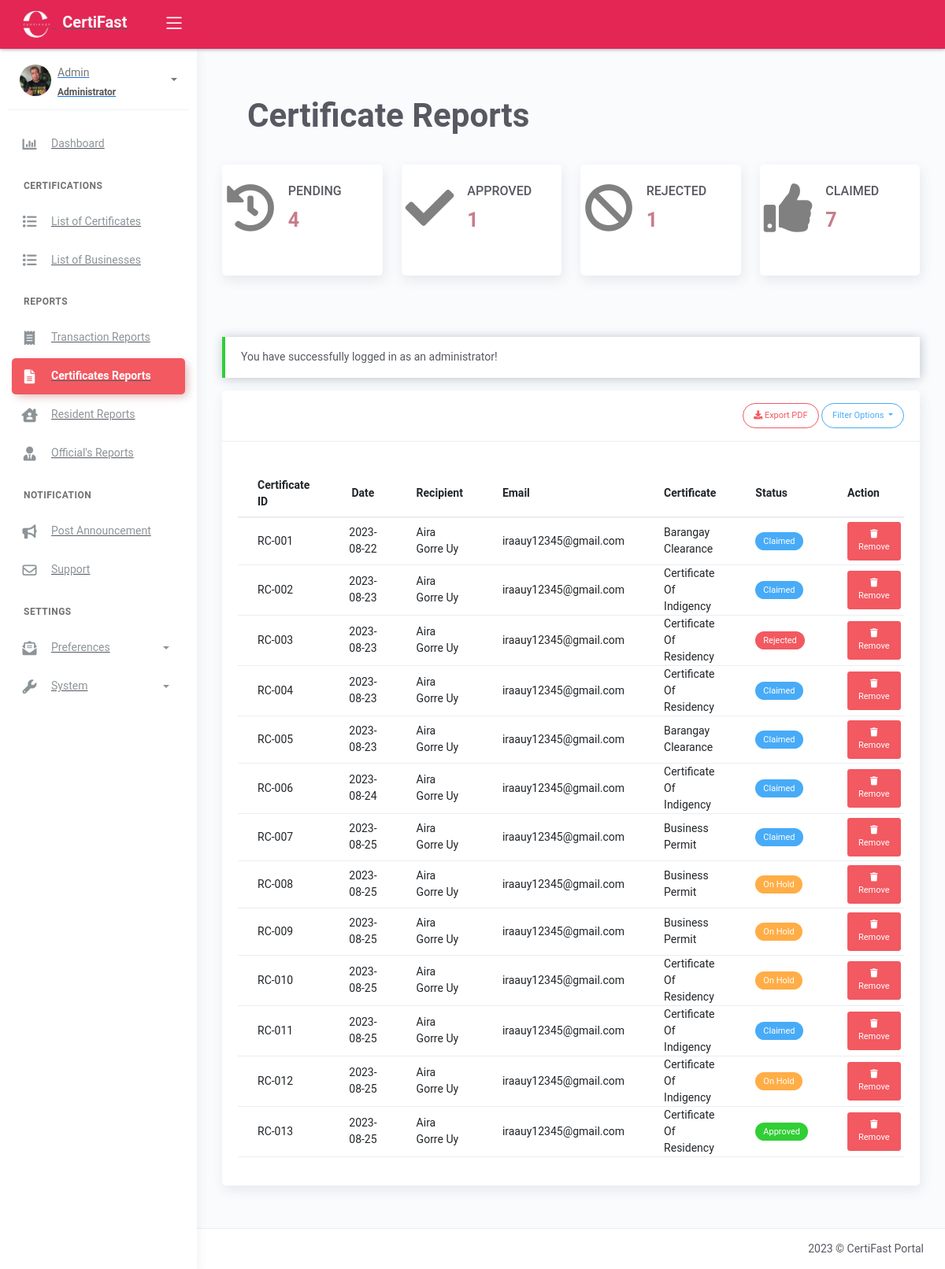
The page /certificates_reports.php (signed in) on the database as committed earlier.
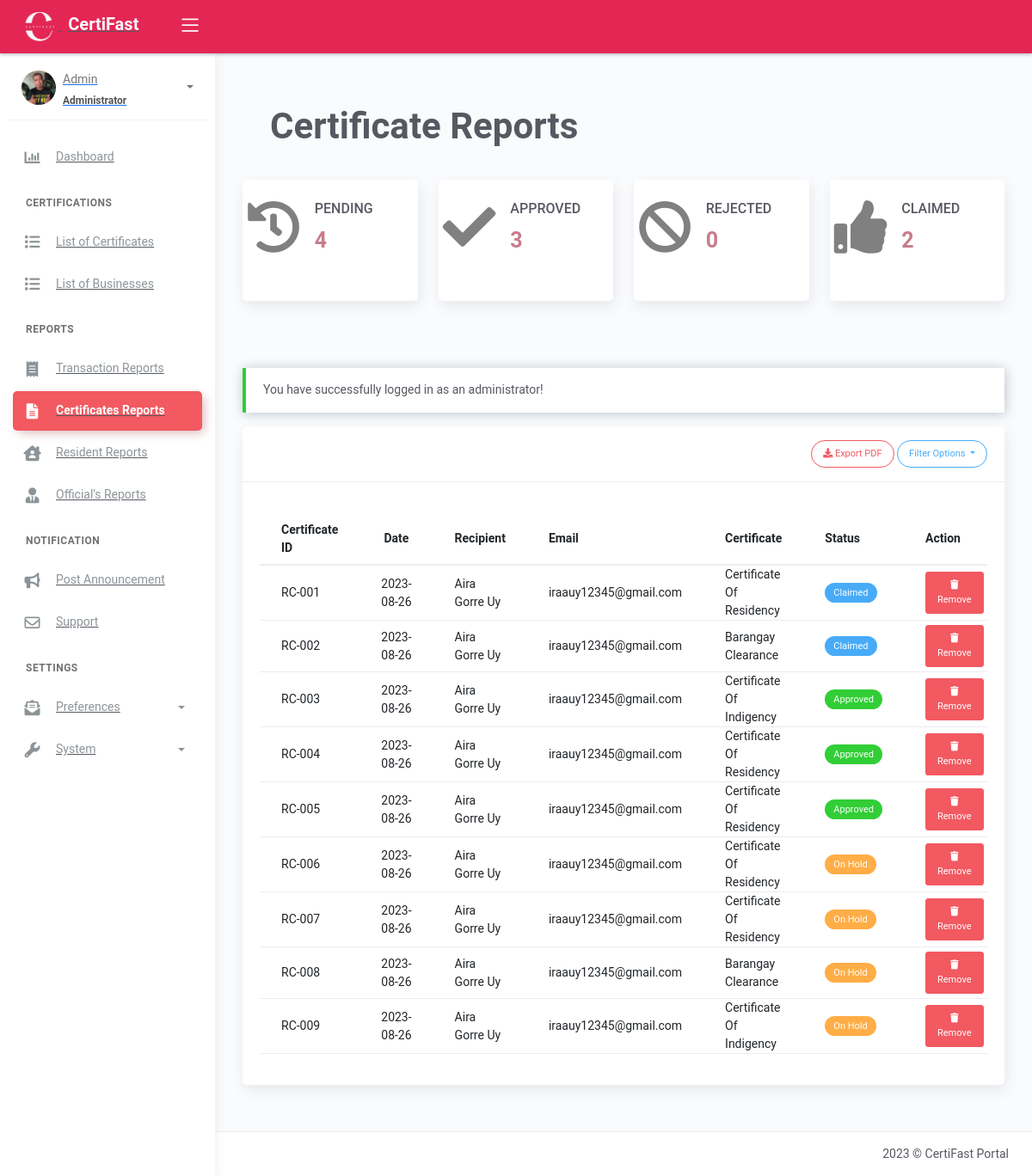
The same page on the database as committed later.
### tables this page shows
CREATE TABLE `tblresident_requested` (
  `cert_id` int(10) NOT NULL AUTO_INCREMENT,
  `req_cert_id` varchar(50) DEFAULT NULL,
  `resident_name` varchar(100) NOT NULL,
  `certificate_name` varchar(50) NOT NULL,
  `purok` varchar(50) NOT NULL,
  `email` varchar(50) NOT NULL,
  `date_applied` date NOT NULL DEFAULT current_timestamp(),
  `requirement` varchar(255) NOT NULL,
  `status` varchar(50) NOT NULL,
  `requested_datetime` datetime NOT NULL DEFAULT current_timestamp(),
  PRIMARY KEY (`cert_id`)
);

### certificates_reports.php (the view, shortened to what the rows shown need)
<?php include 'server/server.php' ?>
<?php
    $sql = "SELECT * FROM tblresident_requested WHERE status IN('on hold','claimed','approved','rejected')";
    $result = $conn->query($sql);
    $resident = array();
    while ($row = $result->fetch_assoc()) {
    $status = $row['status'];
    $statusBadge = '';
    if ($status == 'on hold') {
        $statusBadge = '<span class="badge badge-warning">On Hold</span>';
    } elseif ($status == 'approved') {
        $statusBadge = '<span class="badge badge-success">Approved</span>';
    } elseif ($status == 'rejected') {
        $statusBadge = '<span class="badge badge-danger">Rejected</span>';
    } elseif ($status == 'claimed') {
        $statusBadge = '<span class="badge badge-info">Claimed</span>';
    }
    $row['residency_badge'] = $statusBadge;
    if ($status == 'on hold') {
        $resident[] = $row;
    } elseif ($status == 'approved') {
        $resident[] = $row;
    } elseif ($status == 'rejected') {
        $resident[] = $row;
    } elseif ($status == 'claimed') {
        $resident[] = $row;
    }
}
?>
<!DOCTYPE html>
<html lang="en">
<head>
	<?php include 'templates/header.php' ?>
</head>
<body>
	<div class="wrapper">
		<div class="main-panel">
			<div class="content">
					<div class="page-inner mt-2">
                        <div class="panel-header">
                                <div class="page-inner">
                                    <div class="d-flex align-items-left align-items-md-center flex-column flex-md-row">
                                        <div>
                                            <h1 class="text-center fw-bold" style="font-size: 300%;">Certificate Reports</h1>
                                        </div>
                                    </div>
                                </div>
                            </div>
                        <div class="row">
                            <div class="col-md-3">
                                <div class="card card-stats card card-round">
                                    <div class="card-body">
                                        <div class="row">
                                            <div class="col-2 col-stats">
                                                <div class="numbers mt-2">
                                                    <h2 class="text-uppercase" style="font-size: 16px;">Pending</h2>
                                                </div>
                                            </div>
                                        </div>
                                    </div>
                                </div>
                            </div>
                            <div class="col-md-3">
                                <div class="card card-stats card card-round" >
                                    <div class="card-body">
                                        <div class="row">
                                            <div class="col-2 col-stats">
                                                <div class="numbers mt-2">
                                                    <h2 class="text-uppercase" style="font-size: 16px;">Approved</h2>
                                                </div>
                                            </div>
                                        </div>
                                    </div>
                                </div>
                            </div>
                            <div class="col-md-3">
                                <div class="card card-stats card card-round">
                                    <div class="card-body">
                                        <div class="row">
                                            <div class="col-2 col-stats">
                                                <div class="numbers mt-2">
                                                    <h2 class="text-uppercase" style="font-size: 16px;">Claimed</h2>
                                                </div>
                                            </div>
                                        </div>
                                    </div>
                                </div>
                            </div>
					    </div>
					</div>
                    <div class="page-inner">
                        <div class="row mt-2">
                            <div class="col-md-12">
                                <div class="card">
                                    <div class="card-body">
                                        <div class="table-responsive mt-3">
                                            <table id="residenttable" class="table">
                                                <thead>
                                                    <tr>
                                                        <th scope="col">Certificate ID</th>
                                                        <th class="text-center" scope="col">Date</th>
                                                        <th scope="col">Recipient</th>
                                                        <th scope="col">Email</th>
                                                        <th scope="col">Certificate</th>
                                                        <th scope="col">Status</th>
                                                        <?php if(isset($_SESSION['role']) && ($_SESSION['role'] == 'administrator')):?>
                                                        <th scope="col">Action</th>
                                                        <?php endif ?>
                                                    </tr>
                                                </thead>
                                                <tbody>
                                                    <?php if(!empty($resident)): ?>
                                                        <?php $no=1; foreach($resident as $row): ?>
                                                        <tr>
                                                            <td><?= $row['req_cert_id'] ?></td>
                                                            <td class="text-center"><?= $row['date_applied'] ?></td>
                                                            <td><?= $row['resident_name'] ?></td>
                                                            <td><?= $row['email'] ?></td>
                                                            <td><?= ucwords($row['certificate_name']) ?></td>
                                                            <td><?= $row['residency_badge'] ?></td>
                                                            <?php if(isset($_SESSION['role']) && ($_SESSION['role'] == 'administrator')):?>
                                                            <td class="text-center">
                                                                <div class="input-group">
                                                                    <button type="button" class="btn btn-danger btn-sm" data-toggle="modal" data-target="#confirmDeleteModal<?= $row['cert_id'] ?>" data-original-title="Remove">
                                                                        <i class="fa-solid fa-trash"></i>   Remove
                                                                    </button>
                                                                </div>
                                                            </td>
                                                        <?php endif ?>
                                                        </tr>
                                                        <?php $no++; endforeach ?>
                                                    <?php endif ?>
                                                </tbody>
                                            </table>
                                        </div>
                                    </div>
                                </div>
                            </div>
                        </div>
                    </div>
				</div>
	        </div>
	    </div>
</body>
</html>

Rows that differ between the two databases and show on the page:
removed tblresident_requested: req_cert "RC-010", date_applied "2023-08-25", resident_name "Aira Gorre Uy", email "iraauy12345@gmail.com", certificate_name "Certificate Of Residency", status "On Hold"
removed tblresident_requested: req_cert "RC-011", date_applied "2023-08-25", resident_name "Aira Gorre Uy", email "iraauy12345@gmail.com", certificate_name "Certificate Of Indigency", status "Claimed"
removed tblresident_requested: req_cert "RC-012", date_applied "2023-08-25", resident_name "Aira Gorre Uy", email "iraauy12345@gmail.com", certificate_name "Certificate Of Indigency", status "On Hold"
removed tblresident_requested: req_cert "RC-013", date_applied "2023-08-25", resident_name "Aira Gorre Uy", email "iraauy12345@gmail.com", certificate_name "Certificate Of Residency", status "Approved"
changed tblresident_requested "RC-001": date_applied "2023-08-22" → "2023-08-26"; certificate_name "Barangay Clearance" → "Certificate Of Residency"
changed tblresident_requested "RC-002": date_applied "2023-08-23" → "2023-08-26"; certificate_name "Certificate Of Indigency" → "Barangay Clearance"
changed tblresident_requested "RC-003": date_applied "2023-08-23" → "2023-08-26"; certificate_name "Certificate Of Residency" → "Certificate Of Indigency"; status "Rejected" → "Approved"
changed tblresident_requested "RC-004": date_applied "2023-08-23" → "2023-08-26"; status "Claimed" → "Approved"
changed tblresident_requested "RC-005": date_applied "2023-08-23" → "2023-08-26"; certificate_name "Barangay Clearance" → "Certificate Of Residency"; status "Claimed" → "Approved"
changed tblresident_requested "RC-006": date_applied "2023-08-24" → "2023-08-26"; certificate_name "Certificate Of Indigency" → "Certificate Of Residency"; status "Claimed" → "On Hold"
changed tblresident_requested "RC-007": date_applied "2023-08-25" → "2023-08-26"; certificate_name "Business Permit" → "Certificate Of Residency"; status "Claimed" → "On Hold"
changed tblresident_requested "RC-008": date_applied "2023-08-25" → "2023-08-26"; certificate_name "Business Permit" → "Barangay Clearance"
changed tblresident_requested "RC-009": date_applied "2023-08-25" → "2023-08-26"; certificate_name "Business Permit" → "Certificate Of Indigency"
Other text that changed with them:
$residencyCount: "1" → "3"
$revenue3['rejected']: "1" → "0"
$revenue4['claimed']: "7" → "2"
